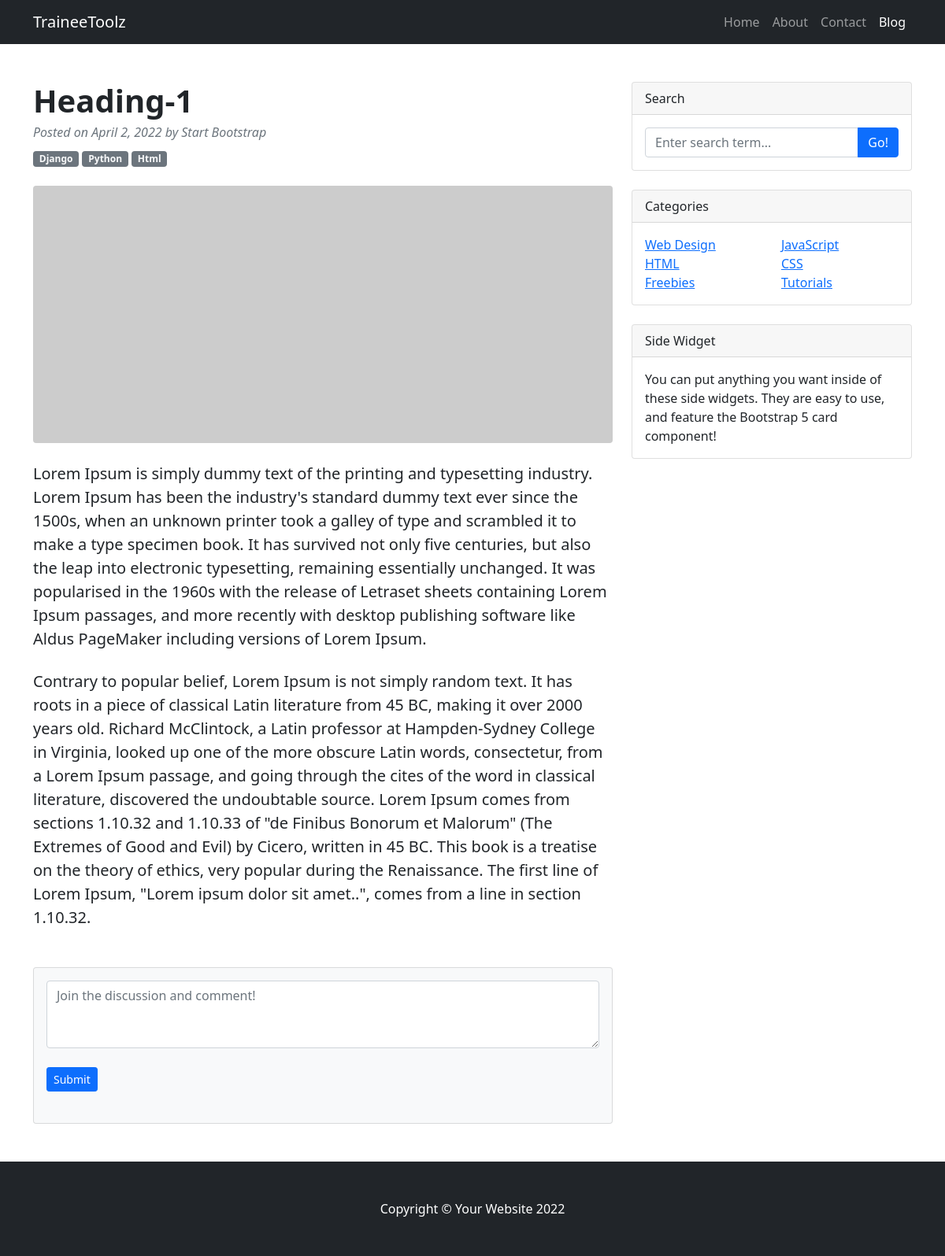
The app's page /article/article/1, older data.
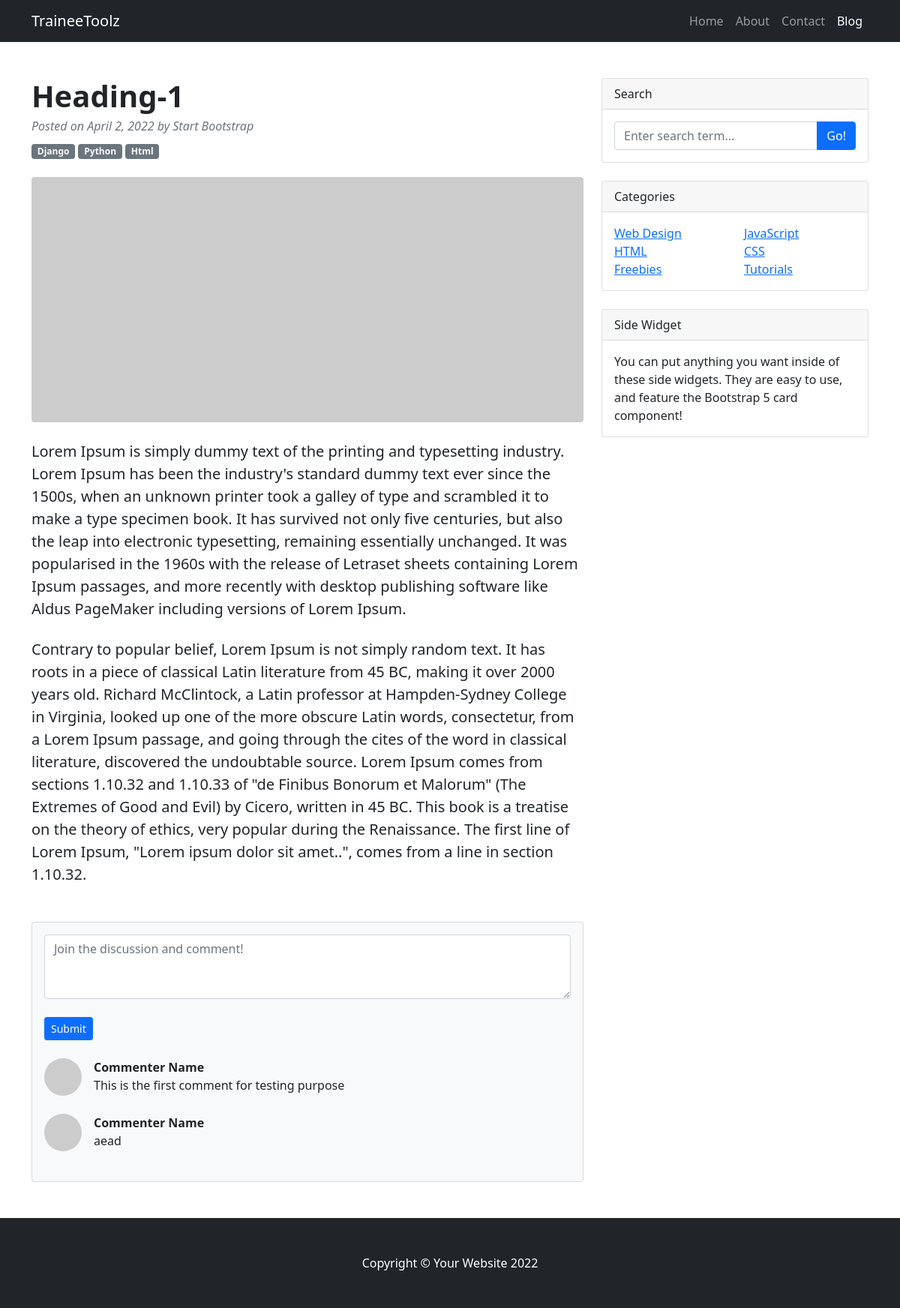
The same page, newer data.
### article/models.py (models this page shows)
class Tag(models.Model):
    name = models.CharField(max_length=100)
    def __str__(self):
        return self.name

class Comment(models.Model):
    body = models.CharField(max_length=10000)
    article = models.ForeignKey('Article', on_delete=models.CASCADE)
    created_on = models.DateTimeField(auto_now_add=True , blank=True , null=True)
    def __str__(self):
        return self.body

### article/views.py (the view)
# urls.py: path('article/<str:pk>', article , name='article'),
def article(request,pk):
    article = Article.objects.filter(id=pk)
    article = article[0]
    paras = article.text.split('|')
    params = {
        'article':article,
        'paras': paras
    }
    return render(request , 'index-2.html', params)

### templates/index-2.html (shortened to what the changed rows need)
<!DOCTYPE html>
<html lang="en">
    <head>
        {% load static %}
    </head>
    <body>
        <div class="container mt-5">
            <div class="row">
                <div class="col-lg-8">
                    <article>
                        <header class="mb-4">
                            <h1 class="fw-bolder mb-1">{{article.heading}}</h1>
                            <div class="text-muted fst-italic mb-2">Posted on {{article.created_on}} by Start Bootstrap</div>
                            {% for i in article.tags.all%}
                            <a class="badge bg-secondary text-decoration-none link-light" href="#!">{{i}}</a>
                            {% endfor%}
                        </header>
                        <section class="mb-5">
                            {% for i in paras%}
                            <p class="fs-5 mb-4">{{i}}</p>
                            {% endfor %}
                        </section>
                    </article>
                    <section class="mb-5">
                        <div class="card bg-light">
                            <div class="card-body">
                                {% for i in article.comments.all%}
                                <div class="d-flex mb-4">
                                    <div class="flex-shrink-0"><img class="rounded-circle" src="https://dummyimage.com/50x50/ced4da/6c757d.jpg" alt="..." /></div>
                                    <div class="ms-3">
                                        <div class="fw-bold">Commenter Name</div>
                                        {{i}}
                                    </div>
                                </div>
                                {% endfor%}
                            </div>
                        </div>
                    </section>
                </div>
            </div>
        </div>
    </body>
</html>

Row changes from the older to the newer data that the page shows:
added Comment: body "This is the first comment for testing purpose"
added Comment: body "aead"
